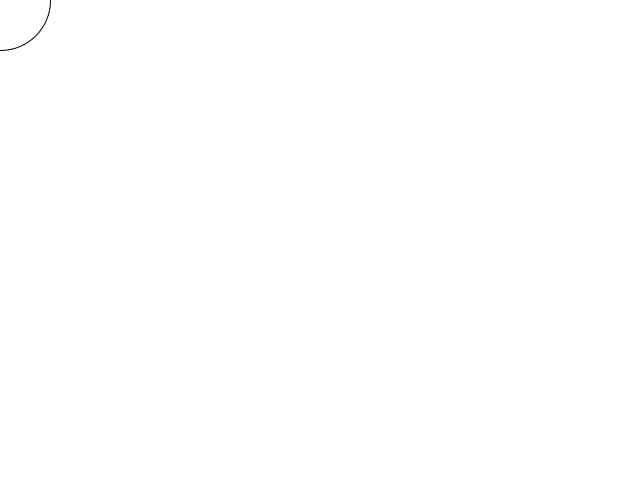
Frame 1 (no input)
Frame 60 (the mouse pressed at the canvas centre just before this capture): identical to frame 1, image omitted
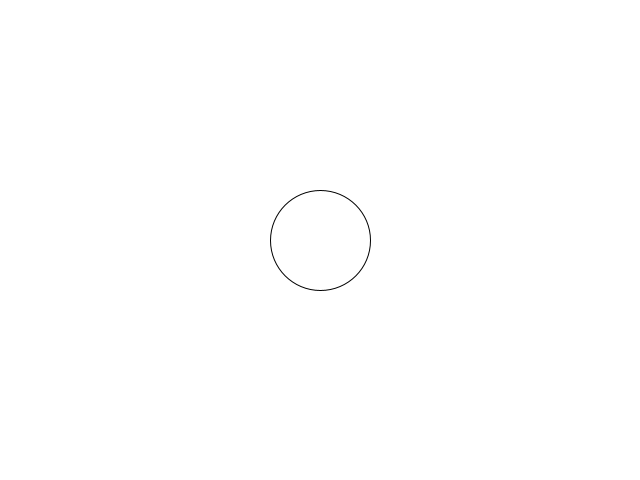
Frame 120 (the mouse held since frame 60 and released just before this capture)

The Processing sketch that drew these frames (run headless with seeded random() and noise(); from frame 60 on, the mouse is pressed at the canvas centre):

// Processing sketch: SketchSimpleStateMachine
// ── SketchSimpleStateMachine.pde

final int DRAW_ELLIPSE = 0;

final int DRAW_RECT = 1;

final int DRAW_LINE = 2;

int mState;

void setup() {
  size(640, 480);
  noFill();
  smooth();
  rectMode(CENTER);
  mState = DRAW_ELLIPSE;
}

void draw() {
  background(255);
  switch (mState) {
  case DRAW_ELLIPSE:
    ellipse(mouseX, mouseY, 100, 100);
    break;
  case DRAW_RECT:
    rect(mouseX, mouseY, 100, 100);
    break;
  case DRAW_LINE:
    line(mouseX, mouseY, width / 2, height / 2);
    break;
  }
}

void keyPressed() {
  switch (key) {
  case '1':
    color(255, 0, 0); // note: this is also refers to a state machine
    mState = DRAW_ELLIPSE;
    break;
  case '2':
    color(0, 255, 0);
    mState = DRAW_RECT;
    break;
  case '3':
    mState = DRAW_LINE;
    break;
  }
}
